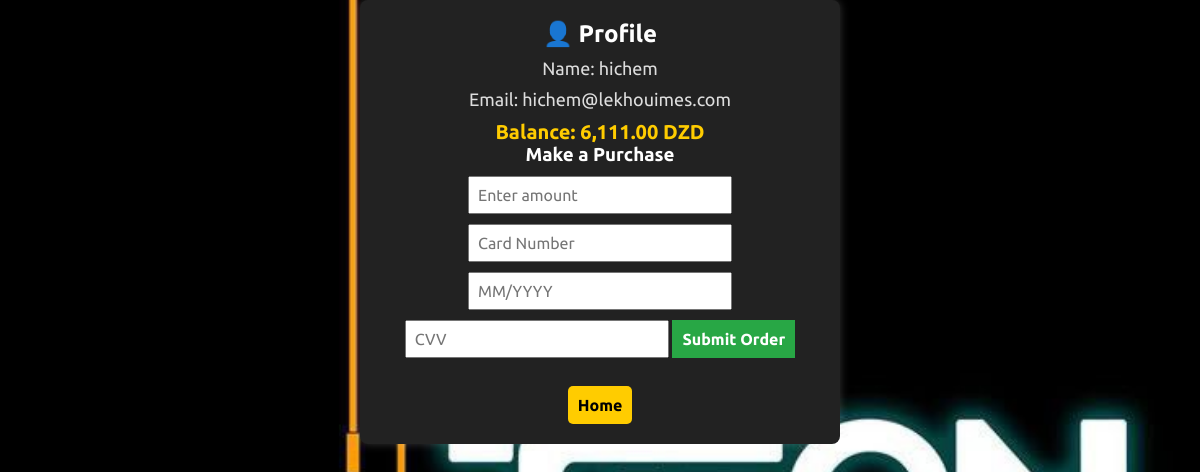
Screenshot of /11/profile.php (signed in) with the database file from the repository.
### tables this page shows
CREATE TABLE `utilisateurs` (
  `id_utilisateur` int(11) NOT NULL,
  `nom` varchar(100) NOT NULL,
  `email` varchar(150) NOT NULL,
  `mot_de_passe` varchar(255) NOT NULL,
  `role` enum('user','admin') DEFAULT 'user',
  `date_inscription` timestamp NOT NULL DEFAULT current_timestamp(),
  `solde` decimal(10,2) DEFAULT 0.00,
  `adresse` varchar(255) NOT NULL
);

### 11/profile.php (the view, shortened to what this page needs)
<?php
$conn = new mysqli("localhost", "root", "", "tron");
$user_id = $_SESSION['user_id'];
$stmt_user = $conn->prepare("SELECT nom, email, solde FROM utilisateurs WHERE id_utilisateur = ?");
$stmt_user->bind_param("i", $user_id);
$stmt_user->execute();
$result_user = $stmt_user->get_result();
$user = $result_user->fetch_assoc();
?>
<!DOCTYPE html>
<html lang="en">
<head>
    <link rel="stylesheet" href="home.css">
</head>
<body>
<div class="container">
    <h2>👤 Profile</h2>
    <p class="info"> Name: <?php echo htmlspecialchars($user['nom']); ?></p>
    <p class="info"> Email: <?php echo htmlspecialchars($user['email']); ?></p>
    <p class="balance"> Balance: <?php echo number_format($user['solde'], 2); ?> DZD</p>
    <h3> Make a Purchase</h3>
    <form method="POST">
  <input type="number" name="amount" class="input" placeholder="Enter amount" required>
  <input type="text" name="card_number" class="input" placeholder="Card Number" required>
  <input type="text" name="expiry_date" class="input" placeholder="MM/YYYY" required>
  <input type="text" name="cvv" class="input" placeholder="CVV" required>
  <button type="submit" name="submit_order" class="submit-btn"> Submit Order</button>
    </form>
    <br>
    <a href="home.php" class="btn"> Home</a>
</div>
</body>
</html>

### 11/profile.php (style rules this page uses)
body { background: url('hichem/backgroun.jpg') no-repeat center center fixed; background-size: cover; color: white; font-family: Arial, sans-serif; text-align: center; }
.container { background: #222; padding: 20px; border-radius: 8px; width: 40%; margin: auto; box-shadow: 0 0 10px rgba(255, 255, 255, 0.2); }
.info { font-size: 18px; margin: 10px 0; color: #ddd; }
.balance { color: #ffcc00; font-size: 20px; font-weight: bold; }
.btn { background: #ffcc00; color: black; padding: 10px; border-radius: 5px; text-decoration: none; font-weight: bold; transition: 0.3s; display: inline-block; margin-top: 10px; }
.input { padding: 8px; width: 60%; font-size: 16px; margin-top: 10px; }
.submit-btn { background: #28a745; color: white; padding: 10px; border: none; font-size: 16px; font-weight: bold; cursor: pointer; }

### rows the page displays
utilisateurs: nom "hichem", email "hichem@lekhouimes.com", solde "6,111.00"
